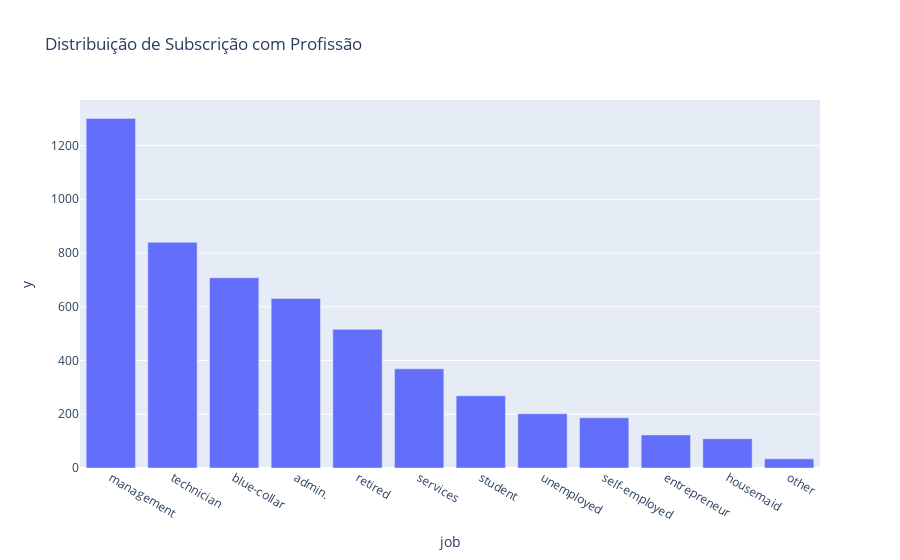

Notebook source saved alongside this figure:
### Code cell
joby = pd.DataFrame(data.groupby('job')['y'].sum()).reset_index()
joby = joby.sort_values(by = 'y', ascending = False)
fig = px.bar(joby.iloc[:], 
             x = 'job', y = 'y', title = 'Distribuição de Subscrição com Profissão')

fig.show()

### Figure 1 — Plotly figure (JSON) as saved in the notebook; plotly's stock layout.template omitted (floating-point values rounded to 4 significant figures)
{"data": [{"alignmentgroup": "True", "hovertemplate": "job=%{x}<br>y=%{y}<extra></extra>", "legendgroup": "", "marker": {"color": "#636efa"}, "name": "", "offsetgroup": "", "orientation": "v", "showlegend": false, "textposition": "auto", "type": "bar", "x": ["management", "technician", "blue-collar", "admin.", "retired", "services", "student", "unemployed", "self-employed", "entrepreneur", "housemaid", "other"], "xaxis": "x", "y": [1301, 840, 708, 631, 516, 369, 269, 202, 187, 123, 109, 34], "yaxis": "y"}], "layout": {"barmode": "relative", "legend": {"tracegroupgap": 0}, "title": {"text": "Distribuição de Subscrição com Profissão"}, "xaxis": {"anchor": "y", "domain": [0, 1], "title": {"text": "job"}}, "yaxis": {"anchor": "x", "domain": [0, 1], "title": {"text": "y"}}}}
